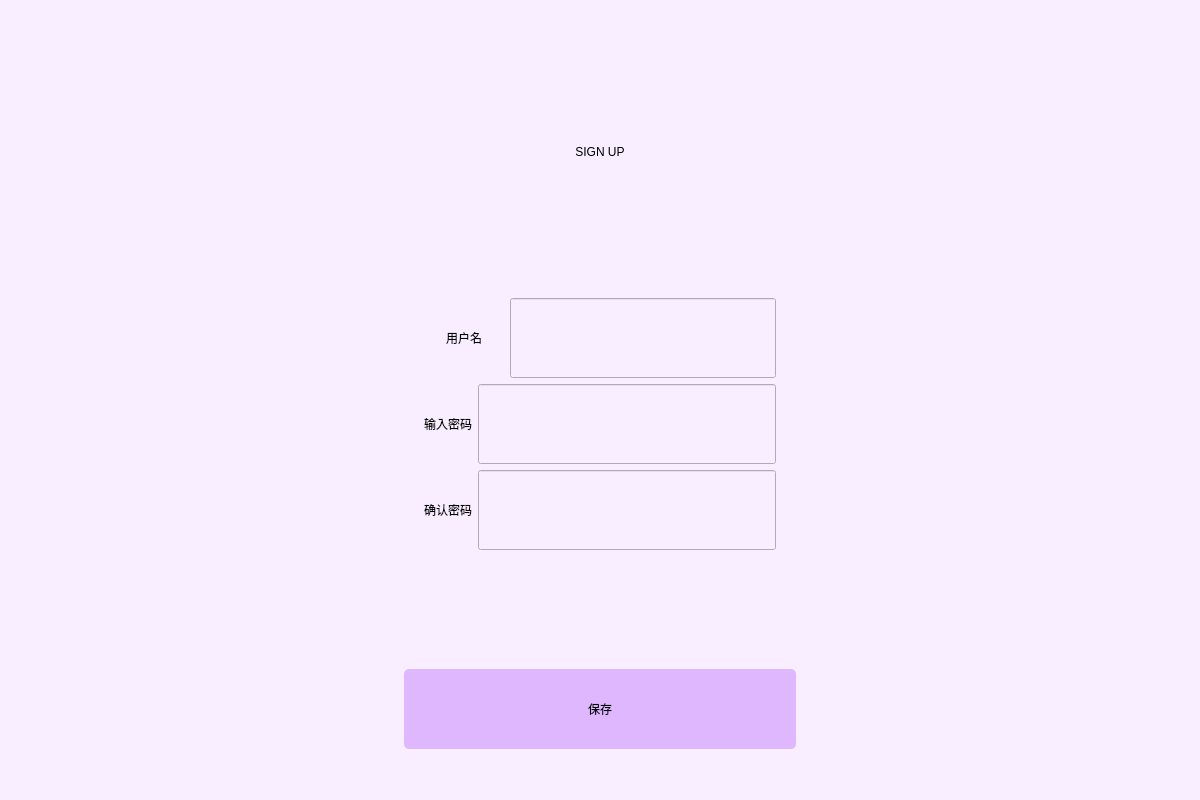
<?xml version="1.0" encoding="UTF-8"?>
<ui version="4.0">
 <class>signup</class>
 <widget class="QWidget" name="signup">
  <property name="geometry">
   <rect>
    <x>0</x>
    <y>0</y>
    <width>1200</width>
    <height>800</height>
   </rect>
  </property>
  <property name="windowTitle">
   <string>Form</string>
  </property>
  <property name="styleSheet">
   <string notr="true">background-color: rgb(248, 238, 255);</string>
  </property>
  <layout class="QGridLayout" name="gridLayout">
   <item row="0" column="0">
    <spacer name="horizontalSpacer">
     <property name="orientation">
      <enum>Qt::Horizontal</enum>
     </property>
     <property name="sizeHint" stdset="0">
      <size>
       <width>375</width>
       <height>20</height>
      </size>
     </property>
    </spacer>
   </item>
   <item row="0" column="1">
    <layout class="QVBoxLayout" name="verticalLayout" stretch="5,2,2,1,0">
     <item>
      <widget class="QLabel" name="label_3">
       <property name="styleSheet">
        <string notr="true">QLabel
{
	font: 50pt &quot;Arial&quot;;
}</string>
       </property>
       <property name="text">
        <string>SIGN UP</string>
       </property>
       <property name="alignment">
        <set>Qt::AlignCenter</set>
       </property>
      </widget>
     </item>
     <item>
      <layout class="QHBoxLayout" name="horizontalLayout">
       <item>
        <spacer name="verticalSpacer">
         <property name="orientation">
          <enum>Qt::Vertical</enum>
         </property>
         <property name="sizeHint" stdset="0">
          <size>
           <width>20</width>
           <height>40</height>
          </size>
         </property>
        </spacer>
       </item>
       <item>
        <layout class="QVBoxLayout" name="verticalLayout_2">
         <item>
          <layout class="QHBoxLayout" name="horizontalLayout_2">
           <item>
            <widget class="QLabel" name="label_6">
             <property name="minimumSize">
              <size>
               <width>80</width>
               <height>0</height>
              </size>
             </property>
             <property name="layoutDirection">
              <enum>Qt::RightToLeft</enum>
             </property>
             <property name="styleSheet">
              <string notr="true">font: 10pt &quot;幼圆&quot;;</string>
             </property>
             <property name="text">
              <string>用户名</string>
             </property>
             <property name="alignment">
              <set>Qt::AlignCenter</set>
             </property>
            </widget>
           </item>
           <item>
            <widget class="QLineEdit" name="userName">
             <property name="minimumSize">
              <size>
               <width>0</width>
               <height>80</height>
              </size>
             </property>
             <property name="styleSheet">
              <string notr="true">font: 12pt &quot;Arial&quot;;</string>
             </property>
             <property name="echoMode">
              <enum>QLineEdit::Normal</enum>
             </property>
             <property name="alignment">
              <set>Qt::AlignCenter</set>
             </property>
             <property name="placeholderText">
              <string/>
             </property>
            </widget>
           </item>
          </layout>
         </item>
         <item>
          <layout class="QHBoxLayout" name="horizontalLayout_3">
           <item>
            <widget class="QLabel" name="label_5">
             <property name="styleSheet">
              <string notr="true">font: 10pt &quot;幼圆&quot;;</string>
             </property>
             <property name="text">
              <string>输入密码</string>
             </property>
             <property name="alignment">
              <set>Qt::AlignCenter</set>
             </property>
            </widget>
           </item>
           <item>
            <widget class="QLineEdit" name="passWord_1">
             <property name="minimumSize">
              <size>
               <width>0</width>
               <height>80</height>
              </size>
             </property>
             <property name="styleSheet">
              <string notr="true">font: 12pt &quot;Arial&quot;;</string>
             </property>
             <property name="echoMode">
              <enum>QLineEdit::Password</enum>
             </property>
             <property name="alignment">
              <set>Qt::AlignCenter</set>
             </property>
             <property name="placeholderText">
              <string/>
             </property>
            </widget>
           </item>
          </layout>
         </item>
         <item>
          <layout class="QHBoxLayout" name="horizontalLayout_4">
           <item>
            <widget class="QLabel" name="label">
             <property name="styleSheet">
              <string notr="true">font: 10pt &quot;幼圆&quot;;</string>
             </property>
             <property name="text">
              <string>确认密码</string>
             </property>
             <property name="alignment">
              <set>Qt::AlignCenter</set>
             </property>
            </widget>
           </item>
           <item>
            <widget class="QLineEdit" name="passWord_2">
             <property name="minimumSize">
              <size>
               <width>0</width>
               <height>80</height>
              </size>
             </property>
             <property name="styleSheet">
              <string notr="true">font: 12pt &quot;Arial&quot;;</string>
             </property>
             <property name="echoMode">
              <enum>QLineEdit::Password</enum>
             </property>
             <property name="alignment">
              <set>Qt::AlignCenter</set>
             </property>
             <property name="placeholderText">
              <string/>
             </property>
            </widget>
           </item>
          </layout>
         </item>
        </layout>
       </item>
       <item>
        <spacer name="verticalSpacer_2">
         <property name="orientation">
          <enum>Qt::Vertical</enum>
         </property>
         <property name="sizeHint" stdset="0">
          <size>
           <width>20</width>
           <height>40</height>
          </size>
         </property>
        </spacer>
       </item>
      </layout>
     </item>
     <item>
      <spacer name="verticalSpacer_3">
       <property name="orientation">
        <enum>Qt::Vertical</enum>
       </property>
       <property name="sizeHint" stdset="0">
        <size>
         <width>20</width>
         <height>40</height>
        </size>
       </property>
      </spacer>
     </item>
     <item>
      <widget class="QPushButton" name="confirm">
       <property name="minimumSize">
        <size>
         <width>200</width>
         <height>80</height>
        </size>
       </property>
       <property name="styleSheet">
        <string notr="true">font: 12pt &quot;幼圆&quot;;
background-color: rgb(223, 183, 255);
border-radius: 5px;</string>
       </property>
       <property name="text">
        <string>保存</string>
       </property>
      </widget>
     </item>
     <item>
      <spacer name="verticalSpacer_4">
       <property name="orientation">
        <enum>Qt::Vertical</enum>
       </property>
       <property name="sizeHint" stdset="0">
        <size>
         <width>20</width>
         <height>40</height>
        </size>
       </property>
      </spacer>
     </item>
    </layout>
   </item>
   <item row="0" column="2">
    <spacer name="horizontalSpacer_2">
     <property name="orientation">
      <enum>Qt::Horizontal</enum>
     </property>
     <property name="sizeHint" stdset="0">
      <size>
       <width>375</width>
       <height>20</height>
      </size>
     </property>
    </spacer>
   </item>
  </layout>
 </widget>
 <resources/>
 <connections/>
</ui>
